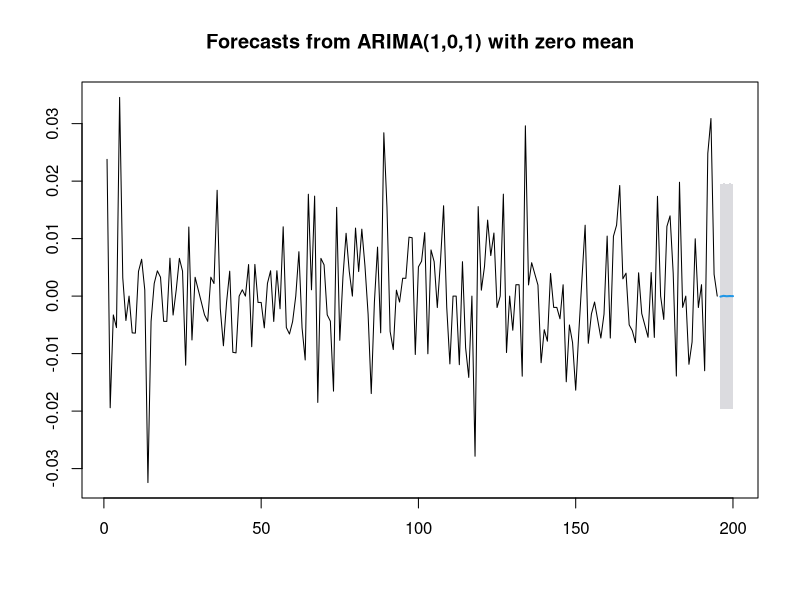
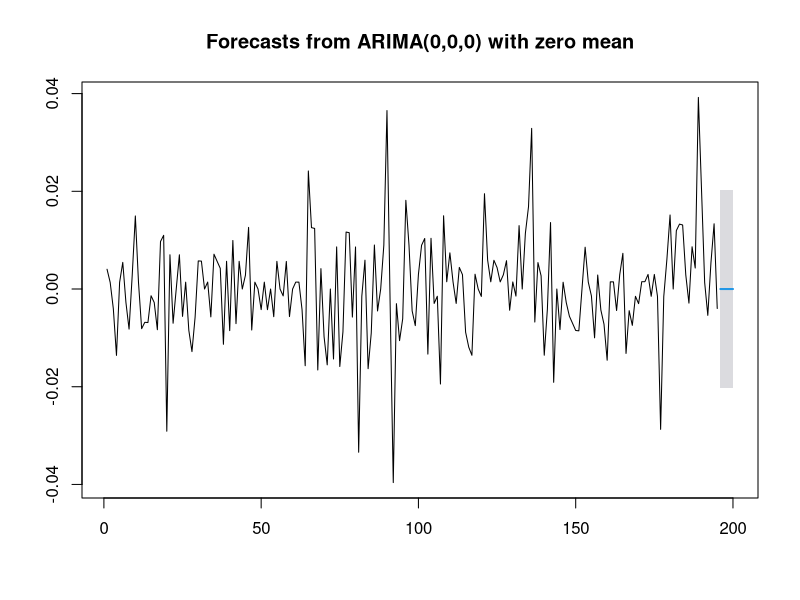
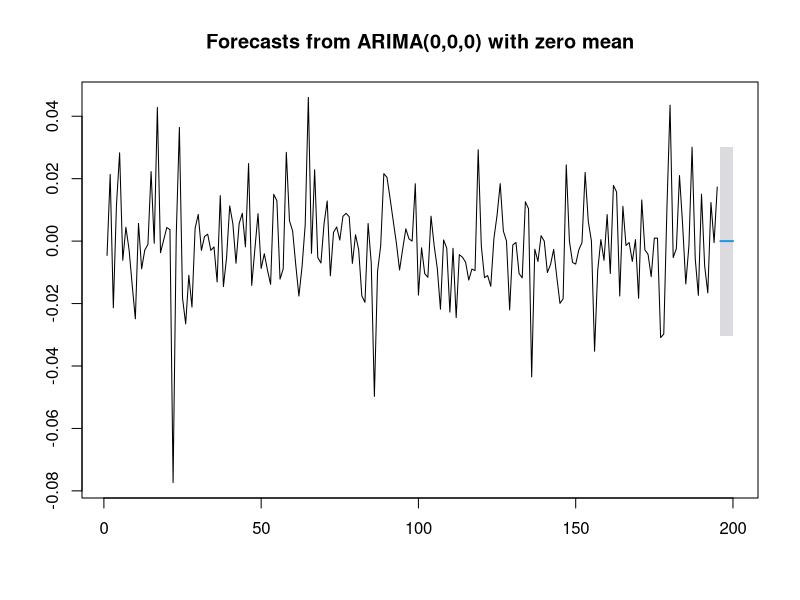
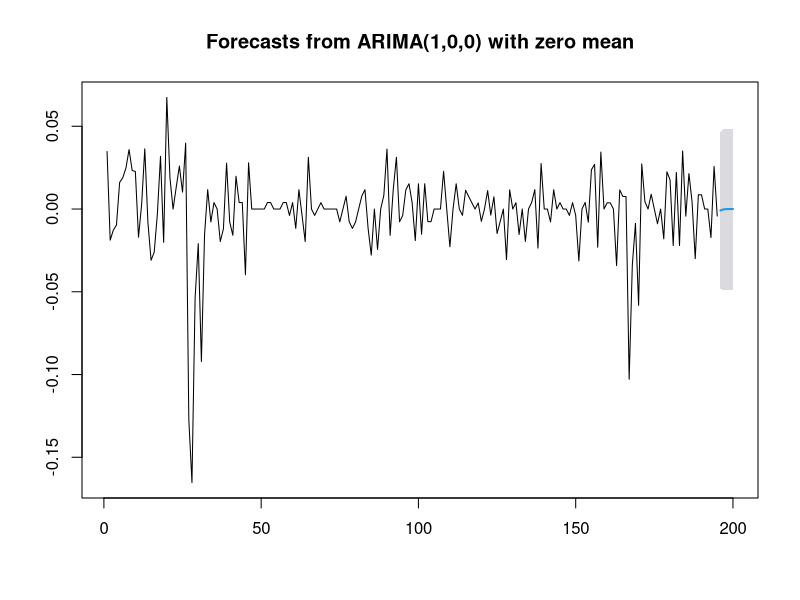

Write R code to recreate these figures, in order.
# Load necessary libraries
install.packages("readxl")
library(forecast)
library(tseries) 
library(readxl)

#load data
corticeira <- read_excel("CORTICEIRA_AMORIM.xls", skip = 3)
ctt <- read_excel("CTT_CORREIOS_PORT.xls", skip = 3)
galp <- read_excel("GALP_ENERGIA_NOM.xls", skip = 3)
martifer <- read_excel("MARTIFER.xls", skip = 3)

#initialize list to store the models and forecasts
models <- list()
forecasts <- list()

datasets <- list(corticeira, ctt, galp, martifer)
dataset_names <- list("corticeira", "ctt", "galp", "martifer")

for (i in seq_along(datasets)) {
  #ensuring that 'Close' is numeric and no commas are present
  datasets[[i]]$Close <- as.numeric(gsub(",", ".", datasets[[i]]$Close))
  
  #calculate log returns and fit with arima
  log_returns <- c(NA, diff(log(datasets[[i]]$Close)))
  datasets[[i]]$LogReturns <- log_returns
  datasets[[i]] <- na.omit(datasets[[i]])
  models[[dataset_names[[i]]]] <- auto.arima(datasets[[i]]$LogReturns)
  
  #forecast 5 periods ahead
  forecasts[[dataset_names[[i]]]] <- forecast(models[[dataset_names[[i]]]], h = 5, level = c(95))
  
  #plot
  plot(forecasts[[dataset_names[[i]]]])
}

